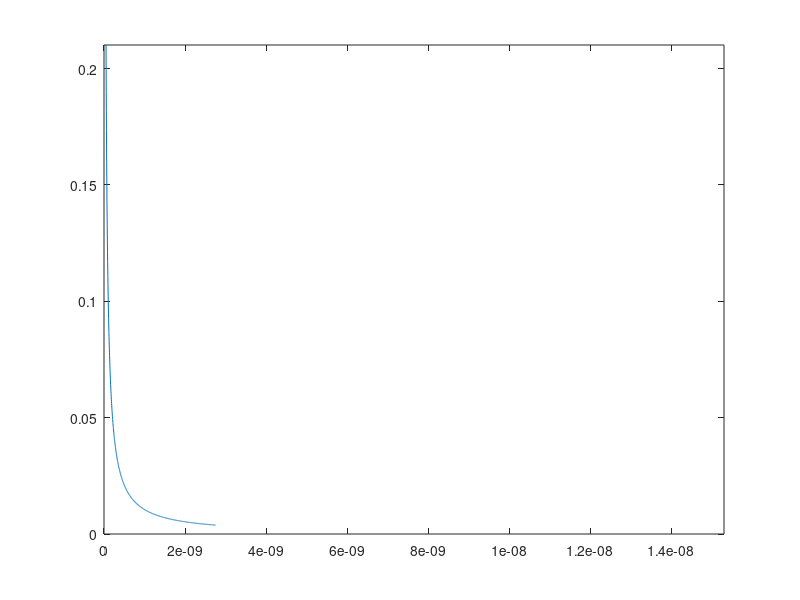

Reproduce this figure in MATLAB.
%script for resolution curve
clear all;
Lcd=4.5; %chopper-detector distance
nu=64; %Hz
W=0.003; %chopper slit
Wg=0.012; %guide slit
R=0.25;
vC=2*pi*R*nu;

T2=1/nu;
v2=Lcd/T2;
fwhmT2 = ((W+Wg)+(Wg-W))/vC/2; %for trapezoidal

lambda_neutr1=0.5e-10;
v_neutr1=3961.5/(lambda_neutr1*1e10);
T1=Lcd/v_neutr1;

for i=1:1024
    T(i) = T1+(i-1)*30*1e-6;
    dTt(i) = fwhmT2/T(i);
    v_neutr(i)=Lcd/T(i);
    lambda(i)=3961.5/(v_neutr(i)*1e10);
end

%T=Lcd/v_neutr;

plot(T,dTt)
axis([0 T2 0 max(dTt)])

plot(lambda, dTt)
axis([0 max(lambda) 0 max(dTt)])

